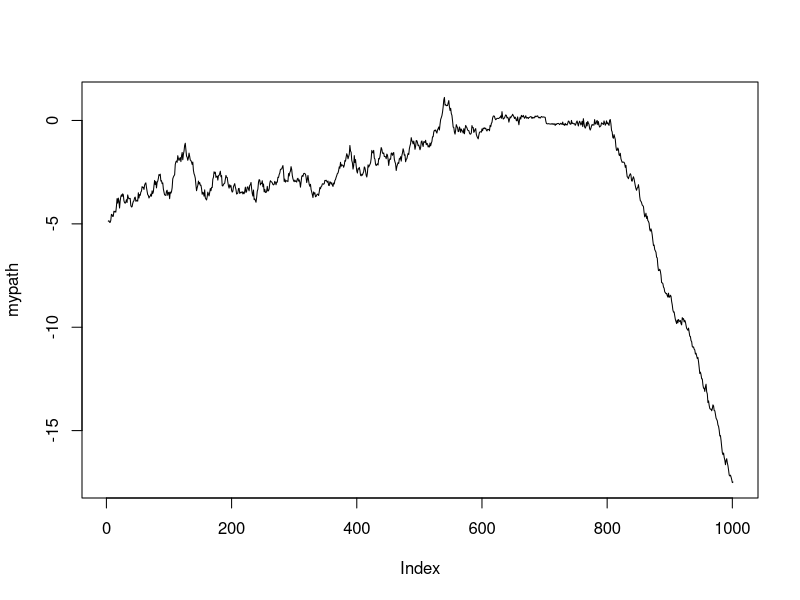

Generate this figure with R:
h <- function(x) {
  # the function that we will be maximizing
  return(sin(10*x) - x^(2))
}

#'function that explores local neighborhood
#'@param x inital starting value
#'@param tao the value of tao
#'@param h function that we want to maximize
#'@param num.iter number of iterations
#'
explore<-function(x, tao, h, num.iter, eps){
  i=1
  while(i<num.iter){
  y <- x + eps*runif(1,-1,1)
  val=min(1, exp((h(y)-h(x))/tao)) #probability of moving
  if(runif(1)<val) #update according to the probability
    x=y
  i=i+1
  }
  return(x)
}

#'function that simulates annealing
#'@param x inital starting value
#'@param h function that we want to maximize
#'@param num.iter number of iterations
#'@param tao.length length of tao
#'
sim.annealing<-function(x, h, tau_range, num.iter, tao.length, eps){
  
  path <- c(x)
  tao<-(seq(tau_range[1], tau_range[2], length.out=tao.length))

  for(i in (2:length(tao) + 1)){
    x=explore(x, tao[i - 1], h, num.iter,eps)
    path[i] <- x 
  }
  return(path)
}

mypath <- sim.annealing(-5, h,c(7,-3), 10, 1000, 0.1)
plot(mypath, type = 'l')
print(mypath[length(mypath)])